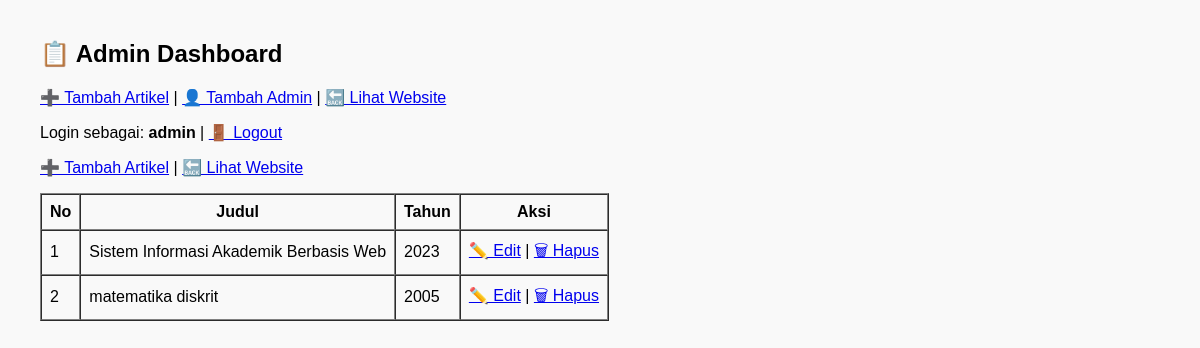
The page /admin/index.php (signed in) on the database its author committed.
### tables this page shows
CREATE TABLE `papers` (
  `id` int NOT NULL,
  `title` varchar(255) NOT NULL,
  `authors` varchar(255) NOT NULL,
  `abstract` text,
  `journal` varchar(150) DEFAULT NULL,
  `year` int DEFAULT NULL,
  `pdf_link` varchar(255) DEFAULT NULL,
  `created_at` timestamp NULL DEFAULT CURRENT_TIMESTAMP
);

### admin/index.php (the view, shortened to what this page needs)
<?php
include "../config.php";
$result = mysqli_query($conn, "SELECT * FROM papers ORDER BY year DESC");
?>
<!DOCTYPE html>
<html>
<head>
    <link rel="stylesheet" href="../style.css">
</head>
<body>
<h2>📋 Admin Dashboard</h2>
<p>
    <a href="tambah.php">➕ Tambah Artikel</a> |
    <a href="tambah_admin.php">👤 Tambah Admin</a> |
    <a href="../index.php">🔙 Lihat Website</a>
</p>
<p>
    Login sebagai: <b><?= $_SESSION['admin'] ?></b> |
    <a href="logout.php">🚪 Logout</a>
</p>
<p>
    <a href="tambah.php">➕ Tambah Artikel</a> |
    <a href="../index.php">🔙 Lihat Website</a>
</p>
<table border="1" cellpadding="8" cellspacing="0">
<tr>
    <th>No</th>
    <th>Judul</th>
    <th>Tahun</th>
    <th>Aksi</th>
</tr>
<?php $no=1; while($row = mysqli_fetch_assoc($result)): ?>
<tr>
    <td><?= $no++ ?></td>
    <td><?= htmlspecialchars($row['title']) ?></td>
    <td><?= $row['year'] ?></td>
    <td>
        <a href="edit.php?id=<?= $row['id'] ?>">✏️ Edit</a> |
        <a href="hapus.php?id=<?= $row['id'] ?>"
           onclick="return confirm('Hapus artikel ini?')">🗑 Hapus</a>
    </td>
</tr>
<?php endwhile; ?>
</table>
</body>
</html>

### style.css (style rules this page uses)
body { font-family: Arial, sans-serif; margin: 40px; background: #f9f9f9; }

### rows shown on the page
papers: title "Sistem Informasi Akademik Berbasis Web", year "2023"
papers: title "matematika diskrit", year "2005"

### other values the page prints
$_SESSION['admin'] "admin"
